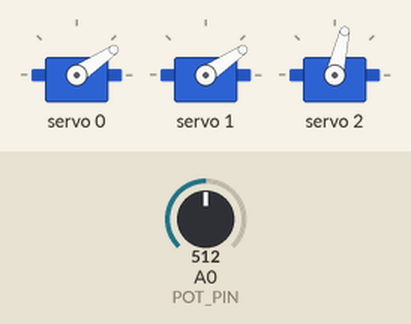
A sketch run on a simulated Arduino Uno, built with avr-gcc and run on an emulated ATmega328P. Parts: 3 × servo. Inputs (shaded band) come from the test bench; at power-on: A0 (POT_PIN) = 512. What the sketch prints to the serial monitor is not drawn.

Above: at 2.7 s.
2.8 s: A0 (POT_PIN) set to 716
At 3.6 s:
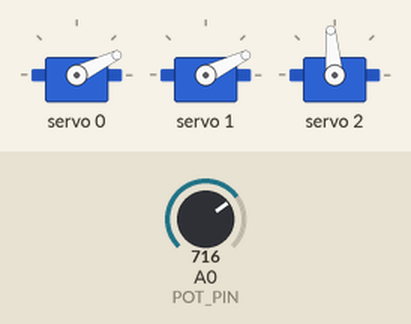
Timing chart, 0 to 28.1 s (numbered marks = the images above; inputs shaded):
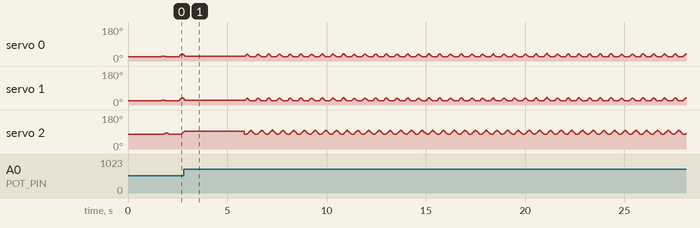

The sketch:

06.ino
```cpp
/*
  Nilheim Mechatronics Servo Heart – biologically sequenced driver (rev D′ with ventricle calibration)

  Same as your rev D (merged + protected), but with ventricle calibrated like your direct-pin test:
    - Baseline (relaxed) = 90°
    - Safe motion limits = 70° .. 130° (hard clamp)
    - Contracted peak    = 130°
  Atria remain as before. PCA9685 drives all three channels: ch0 LA, ch1 RA, ch2 Ventricle.
*/

#include <Wire.h>
#include <Adafruit_PWMServoDriver.h>
#include <math.h>   // for isfinite, fabsf

// ============ User configuration ============
// PCA9685
constexpr uint8_t PCA9685_ADDR = 0x40;
constexpr float   SERVO_PWM_HZ = 60.0f;

// Servo channels (PCA9685)
constexpr uint8_t SERVO_ATRIA_L = 0;
constexpr uint8_t SERVO_ATRIA_R = 1;
constexpr uint8_t SERVO_VENT    = 2;

// Potentiometer
constexpr uint8_t POT_PIN = A0;

// Pot → BPM mapping & filtering
constexpr int     BPM_MIN = 45;
constexpr int     BPM_MAX = 140;
constexpr float   POT_EMA_ALPHA = 0.08f;
constexpr uint32_t POT_UPDATE_MS = 60;

// Command cadence
constexpr uint32_t SERVO_UPDATE_MS = 15; // ~66 Hz

// Soft-start
constexpr uint32_t POWER_ON_DELAY_MS = 1500; // supply settle
constexpr uint32_t SOFTSTART_RAMP_MS = 1200; // amplitude ramp

// Physiology guards
constexpr uint32_t ATRIA_VENT_GAP_MS   = 30;     // atria finish at least this before vent starts
constexpr float    DIASTOLIC_MIN_FRAC  = 0.18f;  // ≥18% diastole
constexpr uint32_t DIASTOLIC_MIN_MS_LO = 120;
constexpr uint32_t DIASTOLIC_MIN_MS_HI = 400;

// I2C update suppression
constexpr uint16_t PWM_CHANGE_DEADBAND = 1;      // finer so atrial micro-steps pass

// Atria motion safety / feel
constexpr float    MAX_ANG_VEL_DEG_PER_SEC = 120.0f; // clamp overly fast moves
constexpr float    MIN_ANG_VEL_DEG_PER_SEC = 20.0f;  // ensure tiny moves don't stall
constexpr uint16_t MAX_PULSE_CHANGE_PER_UPDATE = 40; // cap raw 0..4095 change per write

// Safety: pot & loop
constexpr uint32_t EMERGENCY_COOLDOWN_MS = 3000;
constexpr float    POT_SPIKE_THRESHOLD = 200.0f;     // sudden raw jump triggers stop
constexpr uint32_t MAX_LOOP_JITTER_MS  = 200;        // watchdog

// -------- VENTRICLE CALIBRATION from your direct-pin test --------
constexpr float VENT_BASE_DEG     = 90.0f;   // baseline
constexpr float VENT_SAFE_MIN_DEG = 70.0f;   // absolute lower limit
constexpr float VENT_SAFE_MAX_DEG = 130.0f;  // absolute upper limit
constexpr float VENT_CONTRACT_DEG = 130.0f;  // peak during systole

// ============ Helpers ============
static inline float clampf(float v, float lo, float hi) { if (v < lo) return lo; if (v > hi) return hi; return v; }
static inline int   clampi(int v, int lo, int hi)       { if (v < lo) return lo; if (v > hi) return hi; return v; }
static inline uint32_t clampu32(uint32_t v, uint32_t lo, uint32_t hi) { if (v < lo) return lo; if (v > hi) return hi; return v; }
static inline uint16_t absDiffU16(uint16_t a, uint16_t b) { return (a > b) ? (uint16_t)(a - b) : (uint16_t)(b - a); }
inline float easeSmoothStep(float x) { if (x <= 0.0f) return 0.0f; if (x >= 1.0f) return 1.0f; return x*x*(3.0f - 2.0f*x); }

// Per-servo calibration (0..4095 pulses map to 0..180°), atria as before, vent uses new angles
struct ServoCal {
  uint16_t minPulse;           // pulse count at 0 deg
  uint16_t maxPulse;           // pulse count at 180 deg
  float    relaxedAngleDeg;    // resting position
  float    contractedAngleDeg; // peak contraction position
};

ServoCal cal[3] = {
  // Atria L
  { 140, 520,  25.0f,  55.0f },
  // Atria R
  { 140, 520,  25.0f,  55.0f },
  // Ventricle (calibrated to your tester: base 90°, peak 130°; safe clamp 70..130 is enforced below)
  { 140, 520,  VENT_BASE_DEG,  VENT_CONTRACT_DEG }
};

// ============ Internals ============
Adafruit_PWMServoDriver pwm = Adafruit_PWMServoDriver(PCA9685_ADDR);

uint16_t lastPulse[3] = { 0xFFFF, 0xFFFF, 0xFFFF };
float    lastAngleDeg[3] = { -999.0f, -999.0f, -999.0f };
uint32_t lastAngleTimeMs[3] = {0,0,0};

uint16_t potRaw = 0;
float    potEMA = 0.0f;
uint32_t lastPotSampleMs = 0;
uint16_t lastPotRaw = 0;

float    bpmCurrent = 60.0f;
constexpr float BPM_SLEW_PER_SEC = 60.0f;

uint32_t cycleStartMs = 0;
uint32_t lastServoUpdateMs = 0;

uint32_t softStartBeginMs = 0;
uint32_t softStartEndMs   = 0;

struct CycleTiming {
  uint32_t cycleMs;
  uint32_t avDelayMs;
  uint32_t atriaContractMs;
  uint32_t atriaRelaxStartMs;
  uint32_t atriaRelaxMs;
  uint32_t ventContractMs;
  uint32_t ventHoldMs;
  uint32_t ventRelaxMs;
  uint32_t ventRelaxEndMs;
};
CycleTiming timing = {0};

// Safety flags
bool     emergencyStopActive = false;
uint32_t emergencyStopSince  = 0;
uint32_t lastLoopMs          = 0;

// ============ Conversions & safe write ============
uint16_t angleToPulse(uint8_t servoIdx, float angleDeg) {
  angleDeg = clampf(angleDeg, 0.0f, 180.0f);
  const ServoCal &c = cal[servoIdx];
  float t = angleDeg / 180.0f;
  float pulse = c.minPulse + t * (float)(c.maxPulse - c.minPulse);
  int p = clampi((int)pulse, 0, 4095);
  return (uint16_t)p;
}

// Rate-limited, deadbanded, and pulse-cap write (+ ventricle hard safety window)
void writeServoAngle(uint8_t servoIdx, float angleDeg) {
  const ServoCal &c = cal[servoIdx];

  // Default safety: small margin around calibrated range
  float minA = c.relaxedAngleDeg - 10.0f;
  float maxA = c.contractedAngleDeg + 10.0f;

  // For the ventricle, enforce your absolute safe window 70..130 exactly
  if (servoIdx == SERVO_VENT) {
    minA = VENT_SAFE_MIN_DEG;
    maxA = VENT_SAFE_MAX_DEG;
  }

  angleDeg = clampf(angleDeg, minA, maxA);

  uint32_t now = millis();

  // Enforce angular velocity limits (for atria and ventricle alike; gentle)
  if (lastAngleDeg[servoIdx] > -900.0f) {
    uint32_t dtMs = now - lastAngleTimeMs[servoIdx];
    if (dtMs > 0) {
      float dtSec = dtMs / 1000.0f;
      float desiredDelta = angleDeg - lastAngleDeg[servoIdx];
      float ad = fabsf(desiredDelta);

      float maxDeltaDeg = MAX_ANG_VEL_DEG_PER_SEC * dtSec;
      float minDeltaDeg = MIN_ANG_VEL_DEG_PER_SEC * dtSec;

      if (ad > maxDeltaDeg) {
        angleDeg = lastAngleDeg[servoIdx] + (desiredDelta > 0 ? maxDeltaDeg : -maxDeltaDeg);
      } else if (ad > 0.0f && ad < minDeltaDeg) {
        float step = (ad < minDeltaDeg) ? ad : minDeltaDeg;
        angleDeg = lastAngleDeg[servoIdx] + (desiredDelta > 0 ? step : -step);
      }
    }
  }

  uint16_t pulse = angleToPulse(servoIdx, angleDeg);

  // Cap raw pulse jump per update & apply deadband
  if (lastPulse[servoIdx] != 0xFFFF) {
    int32_t diff = (int32_t)pulse - (int32_t)lastPulse[servoIdx];
    int32_t adiff = (diff >= 0) ? diff : -diff;
    if (adiff > (int32_t)MAX_PULSE_CHANGE_PER_UPDATE) {
      pulse = (uint16_t)((int32_t)lastPulse[servoIdx] + (diff > 0 ? (int32_t)MAX_PULSE_CHANGE_PER_UPDATE
                                                                  : -(int32_t)MAX_PULSE_CHANGE_PER_UPDATE));
    }
    if (absDiffU16(lastPulse[servoIdx], pulse) < PWM_CHANGE_DEADBAND) {
      return; // tiny change—skip I2C write
    }
  }

  pwm.setPWM(servoIdx, 0, pulse);
  lastPulse[servoIdx]      = pulse;
  lastAngleDeg[servoIdx]   = angleDeg;
  lastAngleTimeMs[servoIdx]= now;
}

// ============ Timing / physiology ============
void computeTimings(float bpm) {
  bpm = clampf(bpm, (float)BPM_MIN, (float)BPM_MAX);
  uint32_t cycleMs = (uint32_t)(60000.0f / bpm);

  uint32_t diastolicMin = clampu32((uint32_t)(DIASTOLIC_MIN_FRAC * cycleMs),
                                   DIASTOLIC_MIN_MS_LO, DIASTOLIC_MIN_MS_HI);

  // AV delay and atria contraction (ensure atria finish before AV)
  uint32_t avDelay = (uint32_t)clampf(0.14f * cycleMs, 100.0f, 170.0f);
  uint32_t atriaContract = (uint32_t)clampf(0.16f * cycleMs, 100.0f, 180.0f);
  if (atriaContract + ATRIA_VENT_GAP_MS > avDelay) {
    atriaContract = (avDelay > ATRIA_VENT_GAP_MS) ? (avDelay - ATRIA_VENT_GAP_MS) : (avDelay / 2);
    atriaContract = clampu32(atriaContract, 70, 180);
  }

  // Ventricular systole split
  uint32_t ventTotal   = (uint32_t)clampf(0.36f * cycleMs, 260.0f, 420.0f);
  uint32_t ventContract= (uint32_t)clampf(0.40f * ventTotal, 120.0f, 230.0f);
  uint32_t ventHold    = (uint32_t)clampf(0.20f * ventTotal,  70.0f, 150.0f);
  uint32_t ventRelax   = (uint32_t)clampf(0.40f * ventTotal, 120.0f, 230.0f);

  uint32_t vEnd = avDelay + ventContract + ventHold + ventRelax;
  // Enforce diastolic reserve
  if (cycleMs - vEnd < diastolicMin) {
    uint32_t need = diastolicMin - (cycleMs - vEnd);
    uint32_t shrinkable = ventContract + ventHold + ventRelax;
    if (need < shrinkable) {
      float s = (float)(shrinkable - need) / (float)shrinkable;
      ventContract = clampu32((uint32_t)(ventContract * s), 100, 220);
      ventHold     = clampu32((uint32_t)(ventHold     * s),  60, 140);
      ventRelax    = clampu32((uint32_t)(ventRelax    * s), 100, 220);
    } else {
      ventContract = 100; ventHold = 60; ventRelax = 100;
    }
    vEnd = avDelay + ventContract + ventHold + ventRelax;
  }

  uint32_t atriaRelaxStart = avDelay; // begin relaxing as the ventricle starts
  uint32_t atriaRelax      = (uint32_t)clampf(0.22f * cycleMs, 100.0f, 220.0f);

  timing.cycleMs           = cycleMs;
  timing.avDelayMs         = avDelay;
  timing.atriaContractMs   = atriaContract;
  timing.atriaRelaxStartMs = atriaRelaxStart;
  timing.atriaRelaxMs      = atriaRelax;
  timing.ventContractMs    = ventContract;
  timing.ventHoldMs        = ventHold;
  timing.ventRelaxMs       = ventRelax;
  timing.ventRelaxEndMs    = vEnd;
}

float easedProgress(uint32_t nowInCycleMs, uint32_t t0, uint32_t durMs) {
  if (nowInCycleMs <= t0) return 0.0f;
  uint32_t dt = nowInCycleMs - t0;
  if (dt >= durMs) return 1.0f;
  float x = (float)dt / (float)durMs;
  return easeSmoothStep(x);
}

float softstartScale(uint32_t nowMs) {
  if (nowMs <= softStartBeginMs) return 0.0f;
  if (nowMs >= softStartEndMs)   return 1.0f;
  float x = (float)(nowMs - softStartBeginMs) / (float)(softStartEndMs - softStartBeginMs);
  return easeSmoothStep(x);
}

// ============ Safety helpers ============
void enterEmergencyStop(const char *reason) {
  if (!emergencyStopActive) {
    emergencyStopActive = true;
    emergencyStopSince = millis();
    Serial.print("EMERGENCY STOP: ");
    Serial.println(reason);
    // Move toward relaxed (atria) and baseline (ventricle)
    writeServoAngle(SERVO_ATRIA_L, cal[SERVO_ATRIA_L].relaxedAngleDeg);
    writeServoAngle(SERVO_ATRIA_R, cal[SERVO_ATRIA_R].relaxedAngleDeg);
    writeServoAngle(SERVO_VENT,    VENT_BASE_DEG);
  }
}

void clearEmergencyIfSafe() {
  if (!emergencyStopActive) return;
  if (millis() - emergencyStopSince < EMERGENCY_COOLDOWN_MS) return;

  // simple stability check on pot
  if (abs((int)potRaw - (int)lastPotRaw) < 10) {
    emergencyStopActive = false;
    Serial.println("EMERGENCY CLEARED: pot stable and cooldown elapsed.");
  } else {
    lastPotRaw = potRaw;
  }
}

// ============ Input / BPM update ============
void updateBPM(uint32_t nowMs) {
  if (nowMs - lastPotSampleMs >= POT_UPDATE_MS) {
    lastPotSampleMs = nowMs;

    uint16_t raw = analogRead(POT_PIN); // 0..1023
    potRaw = raw;
    if (potEMA <= 0.01f) potEMA = (float)raw;
    potEMA = potEMA + POT_EMA_ALPHA * ((float)raw - potEMA);

    // Spike detection
    if (abs((int)raw - (int)lastPotRaw) > (int)POT_SPIKE_THRESHOLD) {
      enterEmergencyStop("pot spike detected");
    }
    lastPotRaw = raw;

    float targetBPM = BPM_MIN + (BPM_MAX - BPM_MIN) * (potEMA / 1023.0f);

    // Slew-limit BPM
    static uint32_t lastMs = nowMs;
    float dtSec = (nowMs - lastMs) / 1000.0f;
    if (dtSec < 0.0001f) dtSec = 0.0001f;
    lastMs = nowMs;

    float maxDelta = BPM_SLEW_PER_SEC * dtSec;
    float delta = targetBPM - bpmCurrent;
    if (delta >  maxDelta) delta =  maxDelta;
    if (delta < -maxDelta) delta = -maxDelta;
    bpmCurrent += delta;

    // Sanity
    if (!isfinite(potEMA) || potEMA < -100.0f || potEMA > 5000.0f) {
      enterEmergencyStop("pot EMA invalid");
    }
  }
}

// ============ Heart update ============
void updateHeart(uint32_t nowMs) {
  // Watchdog for long loop stalls
  if (lastLoopMs != 0 && nowMs - lastLoopMs > MAX_LOOP_JITTER_MS) {
    enterEmergencyStop("loop jitter too large");
  }
  lastLoopMs = nowMs;

  if (emergencyStopActive) {
    clearEmergencyIfSafe();
    return;
  }

  // New cycle boundary
  if (nowMs - cycleStartMs >= timing.cycleMs) {
    cycleStartMs = nowMs;
    computeTimings(bpmCurrent);
  }

  // Throttle servo commands
  if (nowMs - lastServoUpdateMs < SERVO_UPDATE_MS) return;
  uint32_t dtServoUpdate = nowMs - lastServoUpdateMs;
  (void)dtServoUpdate; // kept for future guards
  lastServoUpdateMs = nowMs;

  uint32_t t = nowMs - cycleStartMs;
  float amp = softstartScale(nowMs);

  // ---------- ATRIA (shared activation → per-servo mapping) ----------
  float a_prog_contract = easedProgress(t, 0,                      timing.atriaContractMs);
  float a_prog_relax    = easedProgress(t, timing.atriaRelaxStartMs, timing.atriaRelaxMs);
  // activation rises (0→1) during contract, then falls during relax
  float a_act = a_prog_contract + (0.0f - a_prog_contract) * a_prog_relax;
  a_act = clampf(a_act, 0.0f, 1.0f) * amp;

  float aL = cal[SERVO_ATRIA_L].relaxedAngleDeg +
             (cal[SERVO_ATRIA_L].contractedAngleDeg - cal[SERVO_ATRIA_L].relaxedAngleDeg) * a_act;

  float aR = cal[SERVO_ATRIA_R].relaxedAngleDeg +
             (cal[SERVO_ATRIA_R].contractedAngleDeg - cal[SERVO_ATRIA_R].relaxedAngleDeg) * a_act;

  // ---------- VENTRICLE (PCA9685, calibrated to 90° base → 130° peak, clamped 70..130) ----------
  float v_relaxed = cal[SERVO_VENT].relaxedAngleDeg;   // 90°
  float v_contr   = cal[SERVO_VENT].contractedAngleDeg; // 130°

  uint32_t v_t0 = timing.avDelayMs;
  uint32_t v_t1 = v_t0 + timing.ventContractMs;
  uint32_t v_t2 = v_t1 + timing.ventHoldMs;
  uint32_t v_t3 = v_t2 + timing.ventRelaxMs; (void)v_t3;

  float ventAngle = v_relaxed;

  // Contract phase: 90° → 130°
  float v_prog_contract = easedProgress(t, v_t0, timing.ventContractMs);
  ventAngle = v_relaxed + (v_contr - v_relaxed) * v_prog_contract;

  // Hold phase: keep at 130°
  if (t >= v_t1 && t < v_t2) {
    ventAngle = v_contr;
  }

  // Relax phase: 130° → 90°
  float v_prog_relax = easedProgress(t, v_t2, timing.ventRelaxMs);
  if (t >= v_t2) {
    ventAngle = v_contr + (v_relaxed - v_contr) * v_prog_relax;
  }

  // Soft-start amplitude: shrink around base (keeps base at 90°, scales excursion)
  ventAngle = VENT_BASE_DEG + (ventAngle - VENT_BASE_DEG) * amp;

  // ---------- WRITE ----------
  writeServoAngle(SERVO_ATRIA_L, aL);
  writeServoAngle(SERVO_ATRIA_R, aR);
  writeServoAngle(SERVO_VENT,    ventAngle);

  // Overuse protection (kept): if something kept vent “contracted” too long, we’d trip emergency.
  // (No change needed here; your hard clamp to 70..130 already protects mechanics.)
}

// ============ Setup / loop ============
void setup() {
  pinMode(POT_PIN, INPUT);
  Serial.begin(115200);
  delay(50);
  Serial.println("Nilheim Heart – rev D′ (PCA9685 all, vent 90° base / 70–130° clamp)");

  Wire.begin();
  // 400 kHz if supported
  #if defined(ARDUINO_ARCH_AVR) || defined(ARDUINO_ARCH_SAMD) || defined(ARDUINO_ARCH_ESP32) || defined(ARDUINO_ARCH_RP2040)
    Wire.setClock(400000);
  #endif

  pwm.begin();
  pwm.setPWMFreq(SERVO_PWM_HZ);
  delay(10);

  // Power settle
  delay(POWER_ON_DELAY_MS);

  // Init pot filter & safety baseline
  potRaw = analogRead(POT_PIN);
  potEMA = (float)potRaw;
  lastPotRaw = potRaw;

  // Init timings & soft-start window
  computeTimings(bpmCurrent);
  cycleStartMs = millis();
  softStartBeginMs = cycleStartMs;
  softStartEndMs   = softStartBeginMs + SOFTSTART_RAMP_MS;

  // Park servos at relaxed positions (atria to their relaxed, vent to 90° base)
  writeServoAngle(SERVO_ATRIA_L, cal[SERVO_ATRIA_L].relaxedAngleDeg);
  writeServoAngle(SERVO_ATRIA_R, cal[SERVO_ATRIA_R].relaxedAngleDeg);
  writeServoAngle(SERVO_VENT,    VENT_BASE_DEG);
}

void loop() {
  uint32_t now = millis();
  if (now < lastLoopMs) lastLoopMs = 0; // handle wrap

  updateBPM(now);
  updateHeart(now);

  delay(2); // cooperative
}
```
